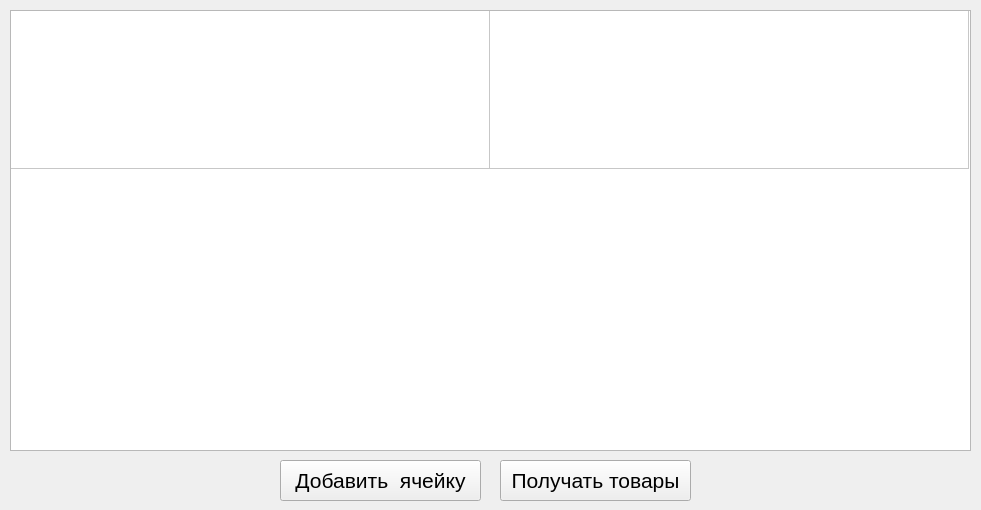
<?xml version="1.0" encoding="UTF-8"?>
<ui version="4.0">
 <class>ProductWindow</class>
 <widget class="QWidget" name="ProductWindow">
  <property name="geometry">
   <rect>
    <x>0</x>
    <y>0</y>
    <width>981</width>
    <height>510</height>
   </rect>
  </property>
  <property name="font">
   <font>
    <family>Arial</family>
   </font>
  </property>
  <property name="windowTitle">
   <string>Универсальный парсер</string>
  </property>
  <widget class="QTableWidget" name="attr_product_list">
   <property name="geometry">
    <rect>
     <x>10</x>
     <y>10</y>
     <width>961</width>
     <height>441</height>
    </rect>
   </property>
   <property name="font">
    <font>
     <family>Arial</family>
     <pointsize>8</pointsize>
    </font>
   </property>
   <property name="horizontalScrollBarPolicy">
    <enum>Qt::ScrollBarAlwaysOff</enum>
   </property>
   <property name="wordWrap">
    <bool>false</bool>
   </property>
   <property name="rowCount">
    <number>1</number>
   </property>
   <property name="columnCount">
    <number>2</number>
   </property>
   <attribute name="horizontalHeaderVisible">
    <bool>false</bool>
   </attribute>
   <attribute name="horizontalHeaderCascadingSectionResizes">
    <bool>true</bool>
   </attribute>
   <attribute name="horizontalHeaderDefaultSectionSize">
    <number>479</number>
   </attribute>
   <attribute name="horizontalHeaderHighlightSections">
    <bool>true</bool>
   </attribute>
   <attribute name="horizontalHeaderMinimumSectionSize">
    <number>69</number>
   </attribute>
   <attribute name="verticalHeaderVisible">
    <bool>false</bool>
   </attribute>
   <attribute name="verticalHeaderDefaultSectionSize">
    <number>158</number>
   </attribute>
   <row/>
   <column/>
   <column/>
  </widget>
  <widget class="QPushButton" name="add_row_button">
   <property name="geometry">
    <rect>
     <x>280</x>
     <y>460</y>
     <width>201</width>
     <height>41</height>
    </rect>
   </property>
   <property name="font">
    <font>
     <family>Arial</family>
     <pointsize>16</pointsize>
    </font>
   </property>
   <property name="text">
    <string>Добавить  ячейку</string>
   </property>
  </widget>
  <widget class="QPushButton" name="get_products_button">
   <property name="geometry">
    <rect>
     <x>500</x>
     <y>460</y>
     <width>191</width>
     <height>41</height>
    </rect>
   </property>
   <property name="font">
    <font>
     <family>Arial</family>
     <pointsize>16</pointsize>
    </font>
   </property>
   <property name="text">
    <string>Получать товары</string>
   </property>
  </widget>
 </widget>
 <resources/>
 <connections/>
</ui>
